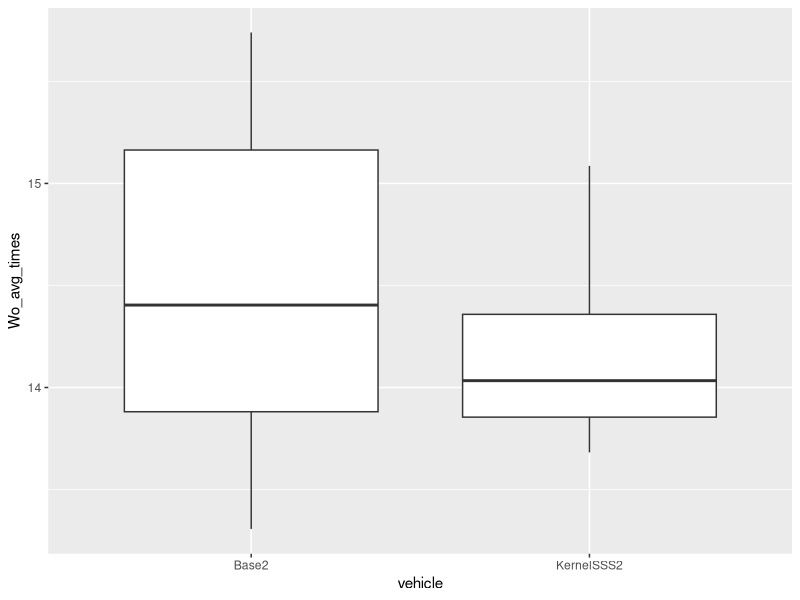

Reproduce this figure in R.
## ---- chunk 1
knitr::opts_chunk$set(echo = FALSE)

data = read.csv("DataTable.csv")

library(ggplot2)
library(dplyr)
library(tidyr)
library(knitr)

## ---- chunk 2
kernel_gen = data %>%
  filter(eval_name=="KernelGen")%>%
  select(map_name, SSS_avg_times, SSS_std_dev, SSS_avg_interventions, SSS_std_inters, SSS_success_rate)
  
kable(kernel_gen)
## ---- chunk 3
reward = data %>%
  filter(eval_name=="RewardTest") %>%
  select(agent_name, rk, constant_reward, SSS_avg_times, SSS_std_dev,  SSS_avg_interventions)%>%
     arrange(agent_name)


kable(reward)
## ---- chunk 4

benchmarks = data %>%
  filter(eval_name=="repeat")%>%
  # filter(Wo_avg_times> 1)%>%
  select(agent_name, SSS_avg_times, Wo_avg_times, Wo_success_rate)%>%
   arrange(desc(agent_name))

kable(benchmarks)


## ---- chunk 5

data %>%
  filter(eval_name=="repeat")%>%
  filter(Wo_avg_times>6)%>%
  select(agent_name, Wo_avg_times, Wo_success_rate, vehicle)%>%
  ggplot(aes(x=vehicle, y=Wo_avg_times, group=vehicle))+
  geom_boxplot()
  # coord_cartesian(ylim = c(1, 20))

b =  data %>%
  filter(eval_name=="repeat")%>%
  filter(Wo_avg_times>6)%>%
  select(Wo_avg_times, vehicle, agent_name)%>%
  pivot_wider(names_from = vehicle, values_from = Wo_avg_times)
  # group_by(vehicle)
  
summary(b)
## ---- chunk 6

benchmarks = data %>%
  filter(eval_name=="benchmark")%>%
  select(vehicle, map_name, Wo_avg_times, Wo_std_dev)%>%
   arrange(desc(vehicle)) %>%
  pivot_wider(names_from = map_name, values_from = c(Wo_avg_times, Wo_std_dev))

#TODO: get map name then use pivot wider to compare accross maps.

kable(benchmarks)

## ---- chunk 7

benchmarks = data %>%
  filter(eval_name=="benchmark")%>%
  select(vehicle, map_name, Wo_avg_times, Wo_success_rate)%>%
   arrange(desc(vehicle))


kable(benchmarks)
